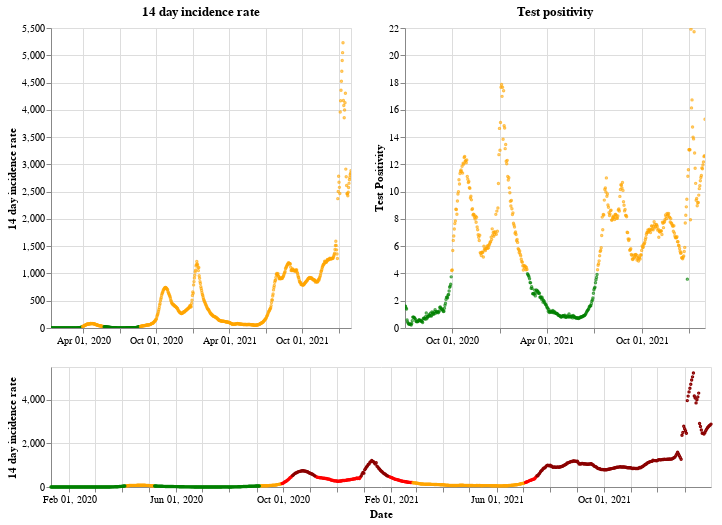

Write notebook code for a chart like this one.
### Markdown cell above
## Northern Ireland

### Code cell
plot_traffic_light('Northern Ireland')

### Figure 1 — Vega-Lite specification as saved in the notebook (floating-point values rounded to 4 significant figures; data arrays with more than 128 entries replaced by an {"elided": "..."} marker saying what was removed)
{"config": {"view": {"continuousWidth": 400, "continuousHeight": 300}}, "vconcat": [{"hconcat": [{"mark": {"type": "point", "size": 2}, "encoding": {"color": {"condition": {"value": "green", "test": "(datum.twoWeeklyCasesRate <= 25)"}, "value": "orange"}, "tooltip": [{"type": "nominal", "field": "areaName"}, {"type": "temporal", "field": "date"}, {"type": "quantitative", "field": "twoWeeklyCasesRate"}, {"type": "quantitative", "field": "testPositivity"}], "x": {"type": "temporal", "axis": {"title": ""}, "field": "date", "scale": {"domain": {"selection": "DateBrush"}}, "timeUnit": "yearmonthdate"}, "y": {"type": "quantitative", "axis": {"title": "14 day incidence rate"}, "field": "twoWeeklyCasesRate"}}, "title": "14 day incidence rate", "width": 300}, {"mark": {"type": "point", "size": 2}, "encoding": {"color": {"condition": {"value": "green", "test": "(datum.testPositivity <= 4)"}, "value": "orange"}, "tooltip": [{"type": "nominal", "field": "areaName"}, {"type": "temporal", "field": "date"}, {"type": "quantitative", "field": "twoWeeklyCasesRate"}, {"type": "quantitative", "field": "testPositivity"}], "x": {"type": "temporal", "axis": {"title": ""}, "field": "date", "scale": {"domain": {"selection": "DateBrush"}}, "timeUnit": "yearmonthdate"}, "y": {"type": "quantitative", "axis": {"title": "Test Positivity"}, "field": "testPositivity"}}, "title": "Test positivity", "width": 300}]}, {"layer": [{"mark": {"type": "point", "size": 2}, "encoding": {"color": {"condition": {"value": "orange", "test": "(((datum.testPositivity < 4) && (datum.twoWeeklyCasesRate >= 50)) && (datum.twoWeeklyCasesRate < 200))"}, "value": "red"}, "opacity": {"condition": {"value": 1, "test": "((datum.twoWeeklyCasesRate >= 50) && (datum.twoWeeklyCasesRate < 500))"}, "value": 0}, "tooltip": [{"type": "nominal", "field": "areaName"}, {"type": "temporal", "field": "date"}, {"type": "quantitative", "field": "twoWeeklyCasesRate"}, {"type": "quantitative", "field": "testPositivity"}], "x": {"type": "temporal", "axis": {"title": "Date"}, "field": "date", "timeUnit": "yearmonthdate"}, "y": {"type": "quantitative", "axis": {"title": "14 day incidence rate"}, "field": "twoWeeklyCasesRate"}}, "selection": {"DateBrush": {"type": "interval", "encodings": ["x"], "fields": ["Time"]}}}, {"mark": {"type": "point", "size": 2}, "encoding": {"color": {"value": "darkred"}, "opacity": {"condition": {"value": 1, "test": "(datum.twoWeeklyCasesRate >= 500)"}, "value": 0}, "tooltip": [{"type": "nominal", "field": "areaName"}, {"type": "temporal", "field": "date"}, {"type": "quantitative", "field": "twoWeeklyCasesRate"}, {"type": "quantitative", "field": "testPositivity"}], "x": {"type": "temporal", "axis": {"title": "Date"}, "field": "date", "timeUnit": "yearmonthdate"}, "y": {"type": "quantitative", "axis": {"title": "14 day incidence rate"}, "field": "twoWeeklyCasesRate"}}}, {"mark": {"type": "point", "size": 2}, "encoding": {"color": {"condition": {"value": "green", "test": "((datum.testPositivity < 4) && (datum.twoWeeklyCasesRate < 50))"}, "value": "orange"}, "opacity": {"condition": {"value": 1, "test": "(datum.twoWeeklyCasesRate < 50)"}, "value": 0}, "tooltip": [{"type": "nominal", "field": "areaName"}, {"type": "temporal", "field": "date"}, {"type": "quantitative", "field": "twoWeeklyCasesRate"}, {"type": "quantitative", "field": "testPositivity"}], "x": {"type": "temporal", "axis": {"title": "Date"}, "field": "date", "timeUnit": "yearmonthdate"}, "y": {"type": "quantitative", "axis": {"title": "14 day incidence rate"}, "field": "twoWeeklyCasesRate"}}}], "height": 120, "width": 660}], "data": {"name": "data-327c5158beff58be827b977d7ba527f6"}, "$schema": "https://vega.github.io/schema/vega-lite/v4.8.1.json", "datasets": {"data-327c5158beff58be827b977d7ba527f6": {"elided": "752 records"}}}
